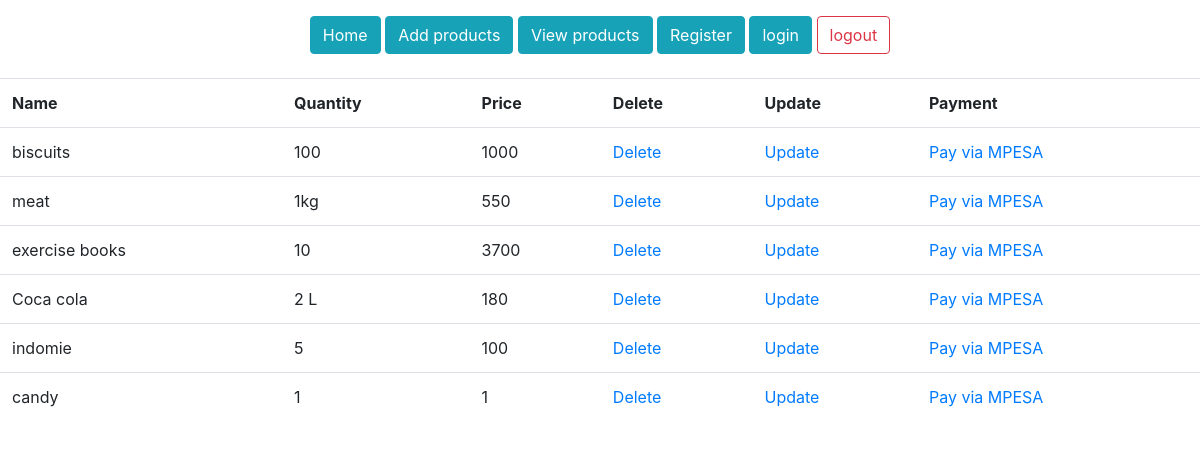
Page /products/ (signed in) on the earlier database version.
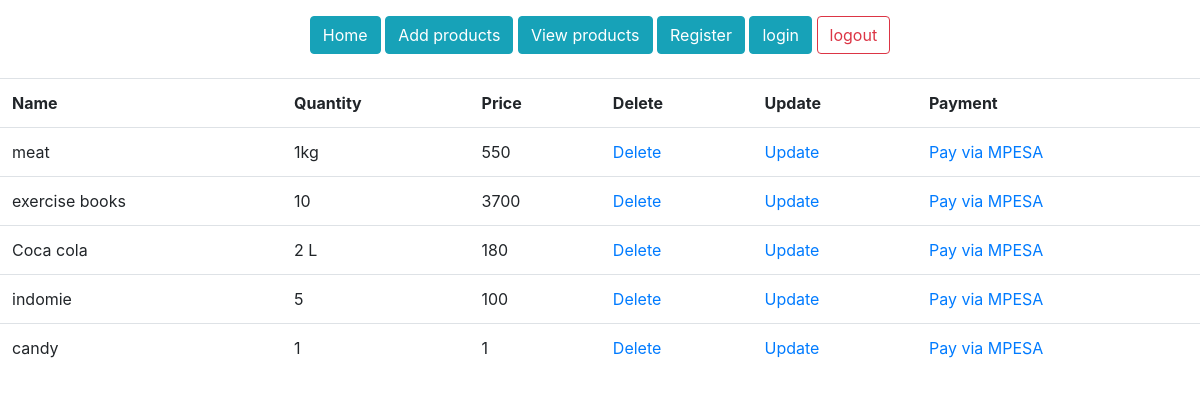
Same page on the later database version.
### djangoRegistrationPage/models.py (models this page shows)
class Products(models.Model):
    prod_name = models.CharField(max_length=30, blank=False, null=False)
    prod_quantity = models.CharField(max_length=30, blank=False, null=False)
    prod_price = models.CharField(max_length=30, blank=False, null=False)

### djangoRegistrationPage/views.py (the view)
# urls.py: path('products/', general_views.view_products, name='products'),
@login_required()
def view_products(request):
    products = Products.objects.all()
    return render(request, 'products.html', {'products': products})

### templates/products.html
{% extends 'base.html'%}
{% load static %}
{% block content %}
    <section class="product-section">
        <div class="product-section-container">
            <table class="table">
                <tr>
                    <th>Name</th>
                    <th>Quantity</th>
                    <th>Price</th>
                    <th>Delete</th>
                    <th>Update</th>
                    <th>Payment</th>
                </tr>
                {% for product in products %}
                    <tr>
                        <td>{{ product.prod_name }}</td>
                        <td>{{ product.prod_quantity }}</td>
                        <td>{{ product.prod_price }}</td>
                        <td><a href="/delete-product/{{ product.id }}">Delete</a></td>
                        <td><a href="/update-product/{{ product.id }}">Update</a></td>
                        <td><a href="/pay/{{ product.id }}">Pay via MPESA</a></td>
                    </tr>
                {% endfor %}
            </table>
        </div>
    </section>
{% endblock %}

Differences in the rows shown:
removed Products: prod_name "biscuits", prod_quantity "100", prod_price "1000"
